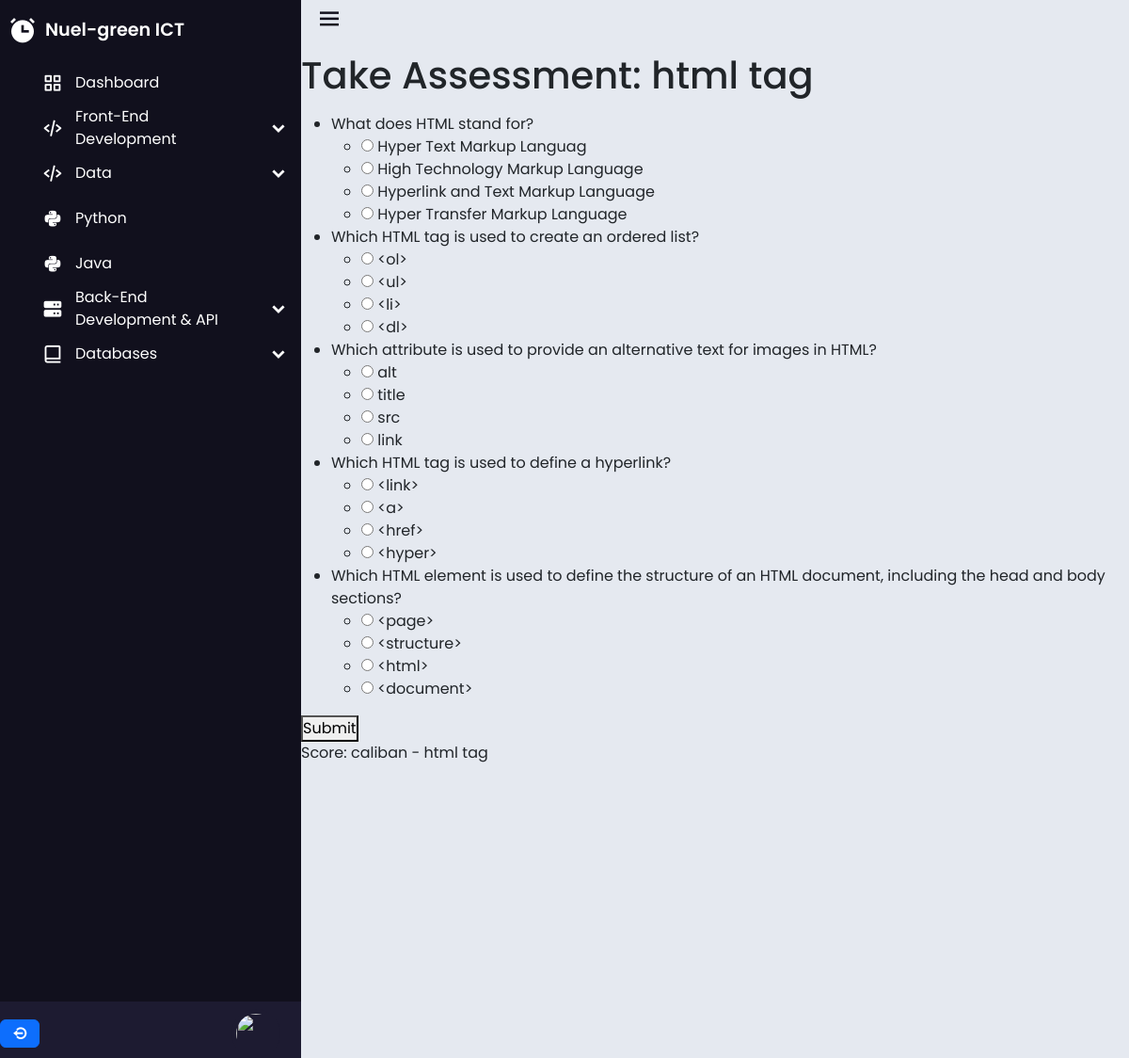
Page /assessment/1/take/ (signed in) on the committed database.
### ngict/models.py (models this page shows, shortened)
class Assessment(models.Model):
    id = models.AutoField(primary_key=True)
    title = models.CharField(max_length=200)
    description = models.TextField()
    course = models.ForeignKey(Course, default=None, null=True, on_delete=models.DO_NOTHING)
    module = models.ForeignKey(Module, default=None, null=True, on_delete=models.DO_NOTHING)
    lesson = models.ForeignKey(Lesson, default=None, null=True, on_delete=models.DO_NOTHING)
    passing_score = models.PositiveIntegerField()

class Question(models.Model):
    text = models.TextField()
    assessment = models.ForeignKey('Assessment', on_delete=models.DO_NOTHING)

class Answer(models.Model):
    text = models.CharField(max_length=500)
    question = models.ForeignKey('Question', on_delete=models.DO_NOTHING)
    is_correct = models.BooleanField(default=False)

class AssessmentScore(models.Model):
    user = models.ForeignKey(User, on_delete=models.DO_NOTHING)
    assessment = models.ForeignKey(Assessment, on_delete=models.DO_NOTHING)
    score = models.DecimalField(max_digits=5, decimal_places=2)  # Store the score as a decimal
    def __str__(self):
        return f"{self.user.username} - {self.assessment.title}"

### ngict/views.py (the view, shortened to what this page needs)
# urls.py: path('assessment/<int:assessment_id>/take/', take_assessment, name='take_assessment'),
@login_required
def take_assessment(request, assessment_id):
    assessment = get_object_or_404(Assessment, id=assessment_id)
    questions = Question.objects.filter(assessment=assessment)
    score = None
    user = request.user
    assessment_score = AssessmentScore.objects.filter(user=user, assessment=assessment).last()
    if assessment_score:
        score = assessment_score.score
    return render(request, 'courses/assessments/take_assessment.html', {'assessment': assessment, 'questions': questions, 'score':assessment_score})

### ngict/custom_template_filters.py (called while the page is built)
@register.filter
def get_question_answer_id(post_data, question_id):
    return post_data.get(f'question_{question_id}')

### templates/courses/assessments/take_assessment.html (shortened to what this page needs)
{% extends 'base.html' %}
{% load custom_template_filters %}
{% block content %}
  <h1>Take Assessment: {{ assessment.title }}</h1>
  <form method="post">
    <ul>
      {% for question in questions %}
        <li>
          {{ question.text }}
          <ul>
            {% for answer in question.answer_set.all %}
              <li>
                <input type="radio" name="question_{{ question.id }}" value="{{ answer.id }}" {% if user_answer_id == answer.id and not answer.is_correct %}checked{% endif %}>
                {{ answer.text }}
              </li>
            {% endfor %}
          </ul>
        </li>
      {% endfor %}
    </ul>
    <button type="submit">Submit</button>
  </form>
  <span>Score: {{ score }}</span>
{% endblock %}

### static/css/style.css (style rules this page uses)
body { background: #e5e9f0; }
* { box-sizing: border-box; margin: 0; padding: 0; font-family: "Poppins", sans-serif; }
h1, h2, h3, h4, h5, h6 { margin: 1rem 0; }

### rows in the picture
Assessment: title "html tag"
Question: text "What does HTML stand for?"
Answer: text "Hyper Text Markup Languag"
Answer: text "High Technology Markup Language"
Answer: text "Hyperlink and Text Markup Language"
Answer: text "Hyper Transfer Markup Language"
Question: text "Which HTML tag is used to create an ordered list?"
Answer: text "<ol>"
Answer: text "<ul>"
Answer: text "<li>"
Answer: text "<dl>"
Question: text "Which attribute is used to provide an alternative text for images in HTML?"
Answer: text "alt"
Answer: text "title"
Answer: text "src"
Answer: text "link"
Question: text "Which HTML tag is used to define a hyperlink?"
Answer: text "<link>"
Answer: text "<a>"
Answer: text "<href>"
Answer: text "<hyper>"
Question: text "Which HTML element is used to define the structure of an HTML document, including the head and body sections?"
Answer: text "<page>"
Answer: text "<structure>"
Answer: text "<html>"
Answer: text "<document>"
AssessmentScore: user+assessment "caliban - html tag"
